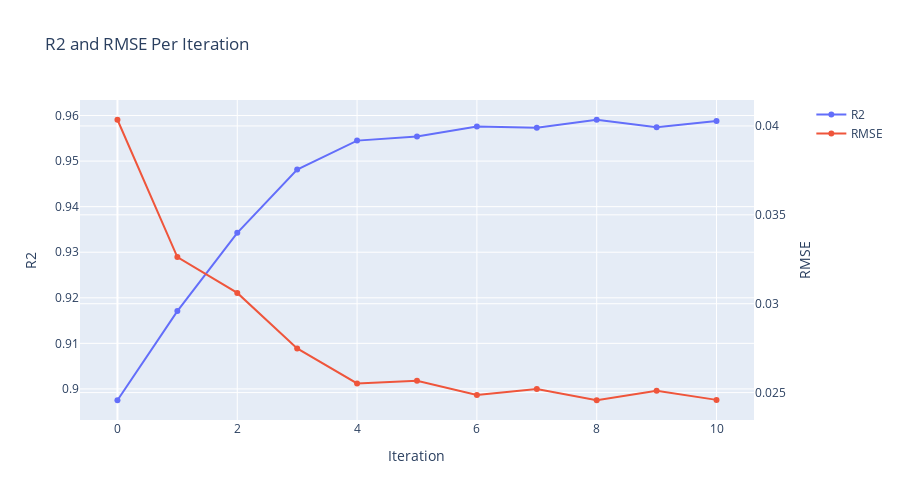

Here is the notebook cell this chart was saved with:
### Code cell
fig = make_subplots(specs=[[{"secondary_y": True}]])


fig.add_trace(go.Scatter(y =  r2.r2, x = r2.index, name = "R2"),  secondary_y=False)
fig.add_trace(go.Scatter(y =  r2.neg_root_mean_squared_error * -1, x = r2.index, name = "RMSE"), secondary_y=True)


fig.update_layout(title="R2 and RMSE Per Iteration",
                    xaxis_title='Iteration',
                    yaxis_title='R2',
                    yaxis2_title='RMSE',
                   autosize=False,
                   width=900,
                  height=500,
                 )
fig.update_layout(title_text = "R2 and RMSE Per Iteration")

fig.show()

### Figure 1 — Plotly figure (JSON) as saved in the notebook; plotly's stock layout.template omitted (floating-point values rounded to 4 significant figures)
{"data": [{"name": "R2", "type": "scatter", "x": [0, 1, 2, 3, 4, 5, 6, 7, 8, 9, 10], "xaxis": "x", "y": [0.8975, 0.9171, 0.9343, 0.9482, 0.9545, 0.9554, 0.9576, 0.9573, 0.9591, 0.9574, 0.9588], "yaxis": "y"}, {"name": "RMSE", "type": "scatter", "x": [0, 1, 2, 3, 4, 5, 6, 7, 8, 9, 10], "xaxis": "x", "y": [0.04035, 0.03262, 0.03061, 0.02749, 0.02551, 0.02567, 0.02487, 0.0252, 0.02457, 0.02511, 0.02459], "yaxis": "y2"}], "layout": {"autosize": false, "height": 500, "title": {"text": "R2 and RMSE Per Iteration"}, "width": 900, "xaxis": {"anchor": "y", "autorange": true, "domain": [0, 0.94], "range": [-0.6254, 10.63], "title": {"text": "Iteration"}, "type": "linear"}, "yaxis": {"anchor": "x", "autorange": true, "domain": [0, 1], "range": [0.8932, 0.9634], "title": {"text": "R2"}, "type": "linear"}, "yaxis2": {"anchor": "x", "autorange": true, "overlaying": "y", "range": [0.02346, 0.04146], "side": "right", "title": {"text": "RMSE"}, "type": "linear"}}}
